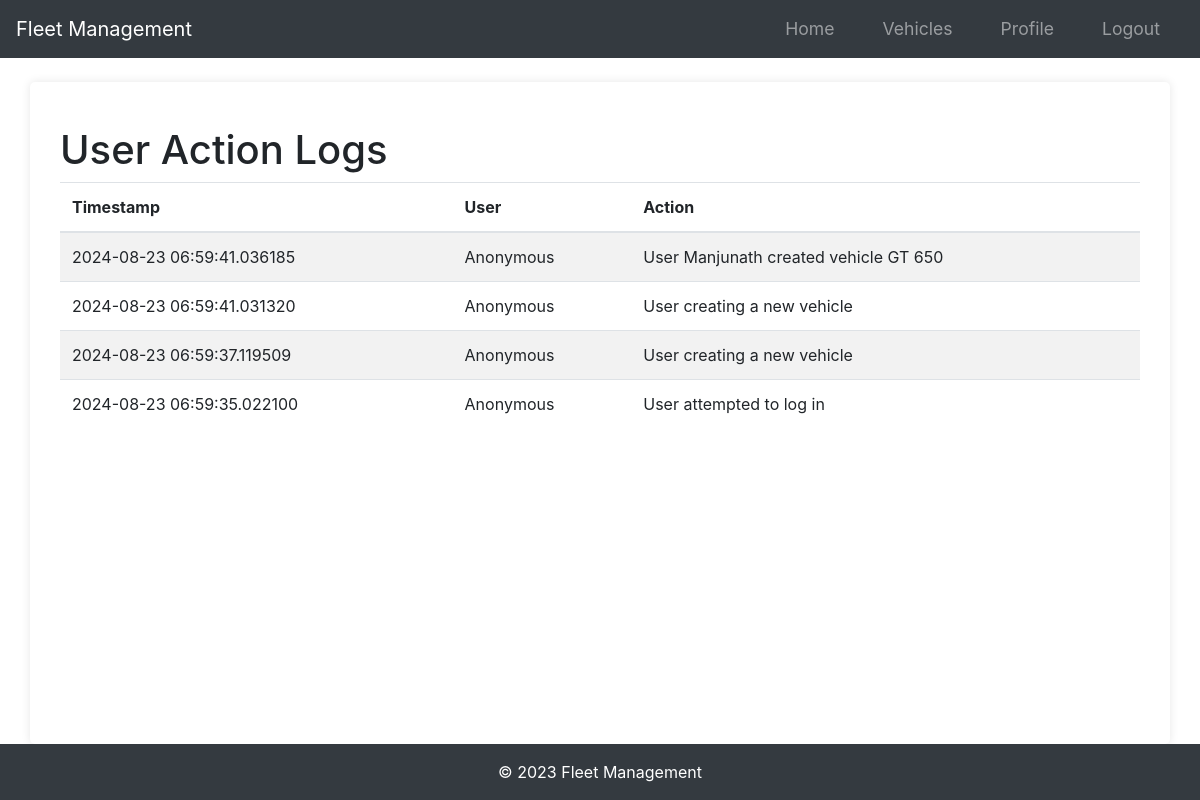
The app's page /logs (signed in) with its own data.
### app/models.py (models this page shows, shortened)
class Log(db.Model):
    id = db.Column(db.Integer, primary_key=True)
    user_id = db.Column(db.Integer, db.ForeignKey("user.id"), nullable=True)
    action = db.Column(db.String(255), nullable=False)
    timestamp = db.Column(db.DateTime, default=datetime.utcnow, nullable=False)

### app/routes.py (the view)
@main.route("/logs")
@login_required  # Ensure only logged-in users can see this
def view_logs():
    logs = Log.query.order_by(Log.timestamp.desc()).all()
    return render_template("view_logs.html", logs=logs)

### app/__init__.py (called while the page is built)
def create_app(config_class=Config):
    app = Flask(__name__)
    app.config.from_object(config_class)
    db.init_app(app)
    bcrypt.init_app(app)
    login_manager.init_app(app)
    mail.init_app(app)
    migrate.init_app(app, db)
    login_manager.login_view = "main.login"
    login_manager.login_message_category = "info"
    from app.models import User
    @login_manager.user_loader
    def load_user(user_id):
        return User.query.get(int(user_id))
    from app.routes import main as main_blueprint
    app.register_blueprint(main_blueprint)
    scheduler = BackgroundScheduler()
    scheduler.add_job(check_document_expirations, "interval", hours=24)
    scheduler.start()
    return app

### app/templates/view_logs.html (shortened to what this page needs)
{% extends "base.html" %}
{% block content %}
<div class="container">
    <h1 class="mt-4">User Action Logs</h1>
    <table class="table table-striped">
        <thead>
            <tr>
                <th scope="col">Timestamp</th>
                <th scope="col">User</th>
                <th scope="col">Action</th>
            </tr>
        </thead>
        <tbody>
            {% for log in logs %}
            <tr>
                <td>{{ log.timestamp }}</td>
                <td>{{ log.user.username if log.user else "Anonymous" }}</td>
                <td>{{ log.action }}</td>
            </tr>
            {% endfor %}
        </tbody>
    </table>
</div>
{% endblock %}

### app/static/styles.css (style rules this page uses)
body { font-family: Arial, sans-serif; margin: 0; padding: 0; background-color: #f4f4f4; }
.container { width: 80%; margin: 0 auto; }
body { font-family: Arial, sans-serif; margin: 0; padding: 0; }

### app/templates/base.html (style rules this page uses)
html, body { height: 100%; margin: 0; display: flex; flex-direction: column; }
.container { flex: 1; }

### records on screen
Log: timestamp "2024-08-23 06:59:41.036185", user "Anonymous", action "User Manjunath created vehicle GT 650"
Log: timestamp "2024-08-23 06:59:41.031320", user "Anonymous", action "User creating a new vehicle"
Log: timestamp "2024-08-23 06:59:37.119509", user "Anonymous", action "User creating a new vehicle"
Log: timestamp "2024-08-23 06:59:35.022100", user "Anonymous", action "User attempted to log in"
